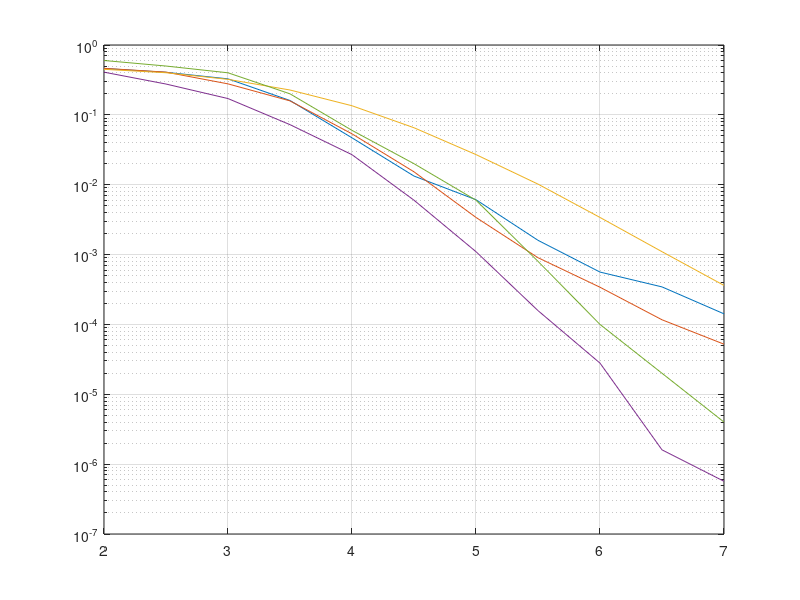

MATLAB code to generate this figure: (Note: this script raises an error after producing the figure.)
% p256_ber = [0.0956
% 0.0524	
% 0.0282	
% 0.0132	
% 0.0063	
% 0.0029	
% 0.0010	
% 0.0004835
% 0.0002625 ];

% Bellhop
bp256_Bellhop_bler = [0.24755
0.16585
0.092831
0.057484
0.039779
0.025838
0.017486
0.012989
0.0079873
0.0057461
0.0032235];
bpopt256_Bellhop_bler = [0.2057
0.13893
0.071631
0.041564    
0.025583
0.017087   
0.0097585
0.0061876    
0.0031514
0.0027246    
0.0017419];
sc256_Bellhop_bler = [0.60778
    0.51737
    0.39604
    0.2878
    0.21199
    0.14875
    0.10781
    0.076509
    0.053811
    0.038136
    0.027539];
scl256_Bellhop_bler = [0.2994
0.19305   
0.11001
0.056211    
0.033864
0.017039    
0.0085631
0.0043174    
0.0023325
0.0013669    
0.00070759];
ldpc256_Bellhop_bler = [0.37736
    0.2454
    0.14388
    0.086393
    0.047733
    0.02004
    0.0071813
    0.0031701
    0.0012966
    0.00056403
    0.00026026];

bp256_Bellhop_ber = [0.0584
    0.0364
    0.02109042
    0.01234245
    0.00727483
    0.00438365
    0.00273250
    0.00180087
    0.00118389
    0.00088146
    0.00064495];
bpopt256_Bellhop_ber = [0.0623
    0.0337
    0.0200
    0.0114
    0.0060
    0.0036
    0.0022
    0.0012
    0.00061154
    0.00033559
    0.00025759];
sc256_Bellhop_ber = [0.1628
    0.1268
    0.0941
    0.0650
    0.0429
    0.0313
    0.0217
    0.0151
    0.0103
    0.0069
    0.0047];
scl256_Bellhop_ber = [0.0689
    0.0409
    0.0219
    0.0129
    0.0066
    0.0034
    0.0016
    0.00089095
    0.00043996
    0.00022556
    0.00010879];
ldpc256_Bellhop_ber = [0.066
    0.041
    0.025
    0.014
    0.0087
    0.0035
    0.0015
    0.0005
    0.00025
    0.0001
    0.00006];

bp1024_Bellhop_bler = [0.38996
    0.19021
    0.082449
    0.041478
    0.022509
    0.013463
    0.0074177
    0.004859
    0.0030209
    0.0019893
    0.0014374];
bpopt1024_Bellhop_bler = [0.35315
    0.13377
    0.057517
    0.024676
    0.012894
    0.0068124
    0.0047865
    0.0023902
    0.0014299
    0.00083916
    0.00058155];
sc1024_Bellhop_bler = [0.58733
    0.40942
    0.26931
    0.14885
    0.079656
    0.042603
    0.022019
    0.011719
    0.0062496
    0.0034848
    0.0019949];
scl1024_Bellhop_bler = [0.19194
    0.071327
    0.027678
    0.011018
    0.0024707
    0.00080096
    0.00032795
    0.00010424
    0.000032776
    0.000012098
    0.0000049005];
ldpc1024_Bellhop_bler = [0.61538
    0.3125
    0.15326
    0.054127
    0.020855
    0.0049164
    0.0011462
    0.00027857
    0.000089
    0.000039
    0.0000106];

bp1024_Bellhop_ber = [0.0973
    0.0396
    0.0151
    0.0070
    0.0025
    0.0013
    0.00080856
    0.00049490
    0.00030188
    0.00016652
    0.000098909];
bpopt1024_Bellhop_ber = [0.0959
    0.0346
    0.0101
    0.0038
    0.0016
    0.00082035
    0.00036264
    0.00017987
    0.00011839
    0.000066430
    0.000035178];
sc1024_Bellhop_ber = [0.1901
    0.1182
    0.0652
    0.0346
    0.0173
    0.0088
    0.0042
    0.0020
    0.0010
    0.00051362
    0.00027136];
scl1024_Bellhop_ber = [0.0580
    0.0223
    0.0057
    0.0018
    0.00048563
    0.00016343
    0.000043983
    0.000010895
    0.0000037204
    0.0000015285
    0.00000063125];
ldpc1024_Bellhop_ber = [0.1
    0.05
    0.02
    0.008
    0.003
    0.0015
    0.0005
    0.00008
    0.00002
    0.000006
    0.000001];

% Real UWA
bp256_real_bler = [0.77099
    0.61585
    0.34948
    0.24279
    0.12949
    0.070285
    0.035526
    0.0197
    0.0082201
    0.004711
    0.0028925];
bpopt256_real_bler = [0.65584
    0.51795
    0.33115
    0.18566
    0.086177
    0.042366
    0.020808
    0.0083817
    0.0036894
    0.0017267
    0.0009226];
sc256_real_bler = [0.90152
    0.83333
    0.7093
    0.53927
    0.42603
    0.30956
    0.19444
    0.12248
    0.068991
    0.037404
    0.020224];
scl256_real_bler = [0.75758
    0.64103
    0.3876
    0.26178
    0.13699
    0.069252
    0.032352
    0.01292
    0.0039356
    0.0012753
    0.00035744];
ldpc256_real_bler = [0.97561
    0.90909
    0.67797
    0.49383
    0.2649
    0.11494
    0.036765
    0.016779
    0.0043141
    0.0011409
    0.00027027];

bp256_real_ber = [0.2728
    0.1917
    0.1012
    0.0599
    0.0309
    0.0130
    0.0067
    0.0030
    0.0013
    0.00056082
    0.00031480];
bpopt256_real_ber = [0.2748
    0.1943
    0.1247
    0.0605
    0.0271
    0.0129
    0.0053
    0.0020
    0.00083730
    0.00035474
    0.00018412];
sc256_real_ber = [0.3415
    0.2818
    0.2285
    0.1672
    0.1155
    0.0733
    0.0435
    0.0251
    0.0141
    0.0073
    0.0036];
scl256_real_ber = [0.2606
    0.1999
    0.1245
    0.0680
    0.0344
    0.0153
    0.0065
    0.0025
    0.00088223
    0.00026610
    0.000056958];
ldpc256_real_ber = [0.34
    0.25
    0.18
    0.09
    0.05
    0.02
    0.006
    0.002
    0.0004
    0.0001
    0.00003];

bp1024_real_bler = [0.9902
    0.92661
    0.82114
    0.4951
    0.21218
    0.086994
    0.045888
    0.015776
    0.0077615
    0.0039393
    0.0020517];
bpopt1024_real_bler = [0.9902
    0.92661
    0.71631
    0.42083
    0.17032
    0.062694
    0.021277
    0.0075446
    0.0038011
    0.001419
    0.00074124];
sc1024_real_bler = [0.99029
    0.9685
    0.87302
    0.68734
    0.44976
    0.2479
    0.11508
    0.048791
    0.01868
    0.0070447
    0.0026743];
scl1024_real_bler = [0.97087
    0.7874
    0.5291
    0.24814
    0.097561
    0.027034
    0.0054981
    0.00085869
    0.00019602
    0.000024002
    0.0000080008];
ldpc1024_real_bler = [1
    0.97561
    0.86957
    0.61538
    0.32787
    0.1227
    0.022334
    0.0049857
    0.00069871
    0.00015
    0.00003];

bp1024_real_ber = [0.4612
    0.4068
    0.3277
    0.1605
    0.0469
    0.0133
    0.0061
    0.0016
    0.00056179
    0.00034455
    0.00014176];
bpopt1024_real_ber = [0.4634
    0.4090
    0.2777
    0.1585
    0.0535
    0.0153
    0.0034
    0.00090237
    0.00034085
    0.00011659
    0.000052147];
sc1024_real_ber = [0.4487
    0.4009
    0.3223
    0.2269
    0.1350
    0.0654
    0.0270
    0.0102
    0.0034
    0.0011
    0.00036186];
scl1024_real_ber = [0.4085
    0.2762
    0.1711
    0.0724
    0.0269
    0.0060
    0.0011
    0.00015767
    0.000027939
    0.0000016023
    0.00000056818];
ldpc1024_real_ber = [0.6
    0.5
    0.4
    0.2
    0.06
    0.02
    0.006
    0.0008
    0.0001
    0.00002
    0.000004];

% Different Rate
bp0_4_bler = [0.06463700
    0.03685000
    0.02055200
    0.01192700
    0.00686800
    0.00401800
    0.00249800
    0.00153400
    0.00098100
    0.00063500
    0.00040900];
bpopt0_4_bler = [0.052413
    0.030394
    0.014952
    0.0071657
    0.0042054
    0.0018617
    0.0011454
    0.00062525
    0.00043437
    0.00027939
    0.0001937];
bp0_6_bler = [0.63991600
    0.52600000
    0.41892900
    0.32617000
    0.25003200
    0.19197100
    0.14498900
    0.11171200
    0.08708500
    0.06803900
    0.05474100];
bpopt0_6_bler = [0.57062
    0.42979
    0.29706
    0.23821
    0.18036
    0.12704
    0.094747
    0.078722
    0.061812
    0.044066
    0.034401];

bp0_4_ber = [0.01303163
    0.00661018
    0.00342330
    0.00189489
    0.00104749
    0.00061475
    0.00036599
    0.00022535
    0.00015405
    0.00009795
    0.00006950];
bpopt0_4_ber = [0.0144
    0.0072
    0.0039
    0.0017
    0.00094745
    0.00042197
    0.00023915
    0.00011459
    0.000082134
    0.000050361
    0.000028749];
bp0_6_ber = [0.19228086
    0.14505936
    0.10556979
    0.07557176
    0.05290224
    0.03722526
    0.02595331
    0.01865937
    0.01358931
    0.01001786
    0.00767731];
bpopt0_6_ber = [0.2007
    0.1483
    0.0982
    0.0727
    0.0516
    0.0331
    0.0237
    0.0193
    0.0136
    0.0089
    0.0064];

alpha5 = [0.17235
    0.10565
    0.068848
    0.039889
    0.02052
    0.011407
    0.0078802
    0.0045377
    0.003274
    0.0022115
    0.001526];
alpha25 = [0.17688
    0.11451
    0.069464
    0.040759
    0.024314
    0.01412
    0.008734
    0.0053253
    0.0036999
    0.0021306
    0.0013501];
alpha50 = [0.18914
    0.13168
    0.056393
    0.036621
    0.02232
    0.015199
    0.010488
    0.0057777
    0.0040979
    0.002636
    0.001796];
alpha100 = [0.21535
    0.12657
    0.079968
    0.04346
    0.023593
    0.017136
    0.009598
    0.0054275
    0.0043413
    0.0026505
    0.0019561];

snr = 2 : 0.5: 7;
% p = semilogy(snr, [bp256_Bellhop_bler bpopt256_Bellhop_bler sc256_Bellhop_bler scl256_Bellhop_bler ldpc256_Bellhop_bler]);
% p = semilogy(snr, [bp256_Bellhop_ber bpopt256_Bellhop_ber sc256_Bellhop_ber scl256_Bellhop_ber ldpc256_Bellhop_ber]);
% p = semilogy(snr, [bp1024_Bellhop_bler bpopt1024_Bellhop_bler sc1024_Bellhop_bler scl1024_Bellhop_bler ldpc1024_Bellhop_bler]);
% p = semilogy(snr, [bp1024_Bellhop_ber bpopt1024_Bellhop_ber sc1024_Bellhop_ber scl1024_Bellhop_ber ldpc1024_Bellhop_ber]);
% p = semilogy(snr, [bp0_4_bler bpopt0_4_bler bp256_Bellhop_bler bpopt256_Bellhop_bler bp0_6_bler bpopt0_6_bler]);
% p = semilogy(snr, [bp0_4_ber bpopt0_4_ber bp256_Bellhop_ber bpopt256_Bellhop_ber bp0_6_ber bpopt0_6_ber]);

% p = semilogy(snr, [bp256_Bellhop_bler bpopt256_Bellhop_bler sc256_Bellhop_bler scl256_Bellhop_bler bp1024_Bellhop_bler bpopt1024_Bellhop_bler sc1024_Bellhop_bler scl1024_Bellhop_bler]);
% p = semilogy(snr, [bp256_Bellhop_ber bpopt256_Bellhop_ber sc256_Bellhop_ber scl256_Bellhop_ber bp1024_Bellhop_ber bpopt1024_Bellhop_ber sc1024_Bellhop_ber scl1024_Bellhop_ber]);

% p = semilogy(snr, [bp256_real_bler bpopt256_real_bler sc256_real_bler scl256_real_bler ldpc256_real_bler]);
% p = semilogy(snr, [bp256_real_ber bpopt256_real_ber sc256_real_ber scl256_real_ber ldpc256_real_ber]);
% p = semilogy(snr, [bp1024_real_bler bpopt1024_real_bler sc1024_real_bler scl1024_real_bler ldpc1024_real_bler]);
p = semilogy(snr, [bp1024_real_ber bpopt1024_real_ber sc1024_real_ber scl1024_real_ber ldpc1024_real_ber]);

% p=semilogy(snr, [alpha5 alpha25 alpha50 alpha100]);

grid on
% p(1).Marker = 'v';
% p(2).Marker = 'v';
% p(3).Marker = 'v';
% p(4).Marker = 'v';
% p(5).Marker = 's';
% p(6).Marker = 's';
% p(7).Marker = 's';
% p(8).Marker = 's';

p(1).Marker = 'o';
p(2).Marker = 'v';
p(3).Marker = 'p';
p(4).Marker = 'd';
p(5).Marker = 'x';
% p(6).Marker = 'x';

% p(1).Marker = 'o';
% p(2).Marker = 'o';
% p(3).Marker = 'v';
% p(4).Marker = 'v';
% p(5).Marker = 'p';
% p(6).Marker = 'p';

% p(1).Color = 'k';
% p(2).Color = 'k';
% p(3).Color = 'r';
% p(4).Color = 'm';
% p(5).Color = 'k';
% p(6).Color = 'k';
% p(7).Color = 'r';
% p(8).Color = 'm';


p(1).Color = 'k';
p(2).Color = 'k';
p(3).Color = 'r';
p(4).Color = 'm';
p(5).Color = 'b';
% p(6).Color = 'y';

% p(1).Color = 'k';
% p(2).Color = 'k';
% p(3).Color = 'r';
% p(4).Color = 'r';
% p(5).Color = 'm';
% p(6).Color = 'm';
 
p(2).LineStyle = '-.';
% p(4).LineStyle = '-.';
% p(6).LineStyle = '-.';

for k = 1:5
    p(k).MarkerSize = 6;
    p(k).LineWidth = 1;
end
l = legend('{\it{N}} = 1024,BP',...
    '{\it{N}} = 1024,BP-Post Processing',...
    '{\it{N}} = 1024,SC',...
    '{\it{N}} = 1024,SCL({\it{L}}=4)',...
    'LDPC');
% l = legend('{\it{N}} = 256,BP',...
%     '{\it{N}} = 256,BP-Post Processing',...
%     '{\it{N}} = 256,SC',...
%     '{\it{N}} = 256,SCL({\it{L}}=4)',...
%     'LDPC');
% l = legend('{\it{N}} = 256,BP',...
%     '{\it{N}} = 256,BP-Post Processing',...
%     '{\it{N}} = 256,SC',...
%     '{\it{N}} = 256,SCL({\it{L}}=4)',...
%     '{\it{N}} = 1024,BP',...
%     '{\it{N}} = 1024,BP-Post Processing',...
%     '{\it{N}} = 1024,SC',...
%     '{\it{N}} = 1024,SCL({\it{L}}=4)');
% l = legend('{\it{R}} = 0.4, BP',...
%     '{\it{R}} = 0.4, BP-Post Processing',...
%     '{\it{R}} = 0.5, BP',...
%     '{\it{R}} = 0.5, BP-Post Processing',...
%     '{\it{R}} = 0.6, BP',...
%     '{\it{R}} = 0.6, BP-Post Processing');
% l = legend('alpha = 5',...
%     'alpha = 25',...
%     'alpha = 50',...
%     'alpha = 100');

l.Location = 'SouthWest';

xticks(2:0.5:7);
xlabel('E_b/N_0 (dB)');
% ylabel('BLER');
ylabel('BER');
set(gca, 'fontname', 'times new roman', 'fontsize', 12);       